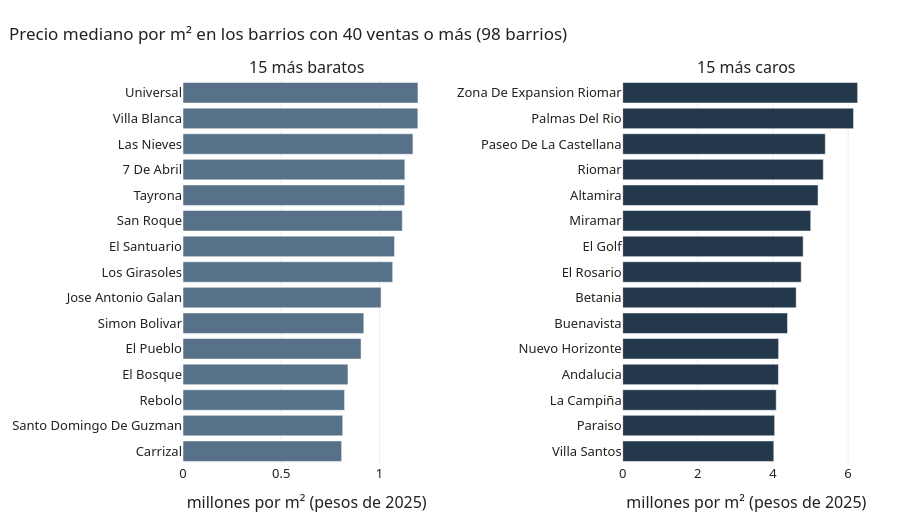

Notebook code for this chart:
### Markdown cell above
## Barrio y localidad

Usamos solo las ventas con el área medida en la unidad, porque el área tomada del
edificio distorsiona el precio por m².

### Code cell
medidas = viv[viv.origen_caract == "unidad"]   # área medida en la unidad, no tomada del edificio
por_barrio = (medidas[medidas.barrio.notna() & ~medidas.barrio.isin(NO_BARRIOS)]
              .groupby("barrio").agg(n=("precio", "size"), pm2=("precio_m2_real", "median"),
                                     estrato=("estrato_num", "median"))
              .query("n >= 40").sort_values("pm2"))

fig = make_subplots(1, 2, subplot_titles=("15 más baratos", "15 más caros"), horizontal_spacing=0.28)
for i, t in enumerate([por_barrio.head(15), por_barrio.tail(15)], 1):
    fig.add_bar(x=t.pm2 / 1e6, y=t.index.str.title(), orientation="h", row=1, col=i,
                marker_color=PRINCIPAL if i == 1 else OSCURO, customdata=np.stack([t.n, t.estrato], axis=1),
                hovertemplate="<b>%{y}</b><br>%{x:.2f} M por m²<br>%{customdata[0]} ventas<br>"
                              "estrato mediano %{customdata[1]}<extra></extra>")
fig.update_xaxes(title_text="millones por m² (pesos de 2025)")
fig.update_layout(showlegend=False)
mostrar(fig, f"Precio mediano por m² en los barrios con 40 ventas o más ({len(por_barrio)} barrios)", alto=520)

print(f"Diferencia entre el más caro y el más barato: {por_barrio.pm2.max() / por_barrio.pm2.min():.1f} veces")

H, p, eps2 = kruskal_por_grupo(medidas, "precio_m2_real", "barrio", por_barrio.index)
anotar("¿El precio por m² difiere entre barrios?", "Kruskal-Wallis", H, p, f"épsilon² = {eps2:.2f}")
localidades = [l for l in viv.localidad.dropna().unique() if l != "RURAL"]
H, p, eps2 = kruskal_por_grupo(viv, "precio_m2_real", "localidad", localidades)
anotar("¿El precio por m² difiere entre localidades?", "Kruskal-Wallis", H, p, f"épsilon² = {eps2:.2f}")

### Figure 1 — Plotly figure (JSON) as saved in the notebook; plotly's stock layout.template omitted (floating-point values rounded to 4 significant figures)
{"data": [{"customdata": [[115.0, 1.0], [48.0, 1.5], [48.0, 2.0], [57.0, 1.0], [64.0, 2.0], [128.0, 2.0], [45.0, 2.0], [85.0, 1.0], [64.0, 2.0], [80.0, 3.0], [50.0, 2.5], [73.0, 1.0], [270.0, 2.0], [49.0, 2.0], [76.0, 2.0]], "hovertemplate": "<b>%{y}</b><br>%{x:.2f} M por m²<br>%{customdata[0]} ventas<br>estrato mediano %{customdata[1]}<extra></extra>", "marker": {"color": "#577189"}, "orientation": "h", "type": "bar", "x": [0.8076, 0.813, 0.8225, 0.8397, 0.9065, 0.9204, 1.008, 1.067, 1.077, 1.116, 1.129, 1.129, 1.17, 1.195, 1.196], "xaxis": "x", "y": ["Carrizal", "Santo Domingo De Guzman", "Rebolo", "El Bosque", "El Pueblo", "Simon Bolivar", "Jose Antonio Galan", "Los Girasoles", "El Santuario", "San Roque", "Tayrona", "7 De Abril", "Las Nieves", "Villa Blanca", "Universal"], "yaxis": "y"}, {"customdata": [[536.0, 5.0], [795.0, 4.0], [211.0, 4.0], [235.0, 5.0], [233.0, 4.0], [108.0, 6.0], [225.0, 4.0], [449.0, 3.0], [60.0, 6.0], [2251.0, 4.0], [90.0, 5.0], [171.0, 6.0], [204.0, 6.0], [239.0, 6.0], [1023.0, 4.0]], "hovertemplate": "<b>%{y}</b><br>%{x:.2f} M por m²<br>%{customdata[0]} ventas<br>estrato mediano %{customdata[1]}<extra></extra>", "marker": {"color": "#24384C"}, "orientation": "h", "type": "bar", "x": [4.023, 4.045, 4.087, 4.145, 4.15, 4.388, 4.618, 4.753, 4.804, 5.006, 5.2, 5.34, 5.393, 6.145, 6.254], "xaxis": "x2", "y": ["Villa Santos", "Paraiso", "La Campiña", "Andalucia", "Nuevo Horizonte", "Buenavista", "Betania", "El Rosario", "El Golf", "Miramar", "Altamira", "Riomar", "Paseo De La Castellana", "Palmas Del Rio", "Zona De Expansion Riomar"], "yaxis": "y2"}], "layout": {"annotations": [{"font": {"size": 16}, "showarrow": false, "text": "15 más baratos", "x": 0.18, "xanchor": "center", "xref": "paper", "y": 1, "yanchor": "bottom", "yref": "paper"}, {"font": {"size": 16}, "showarrow": false, "text": "15 más caros", "x": 0.82, "xanchor": "center", "xref": "paper", "y": 1, "yanchor": "bottom", "yref": "paper"}], "height": 520, "showlegend": false, "title": {"text": "Precio mediano por m² en los barrios con 40 ventas o más (98 barrios)"}, "xaxis": {"anchor": "y", "domain": [0, 0.36], "title": {"text": "millones por m² (pesos de 2025)"}}, "xaxis2": {"anchor": "y2", "domain": [0.64, 1], "title": {"text": "millones por m² (pesos de 2025)"}}, "yaxis": {"anchor": "x", "domain": [0, 1]}, "yaxis2": {"anchor": "x2", "domain": [0, 1]}}}
